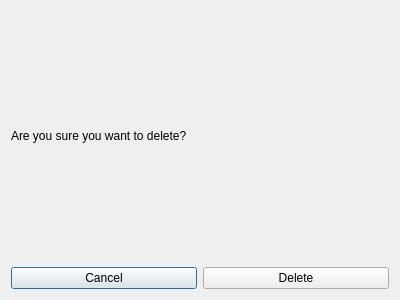
<?xml version="1.0" encoding="UTF-8"?>
<ui version="4.0">
 <class>Dialog</class>
 <widget class="QDialog" name="Dialog">
  <property name="geometry">
   <rect>
    <x>0</x>
    <y>0</y>
    <width>400</width>
    <height>300</height>
   </rect>
  </property>
  <property name="windowTitle">
   <string>Dialog</string>
  </property>
  <layout class="QVBoxLayout" name="verticalLayout">
   <item>
    <widget class="QLabel" name="label">
     <property name="text">
      <string>Are you sure you want to delete?</string>
     </property>
    </widget>
   </item>
   <item>
    <layout class="QHBoxLayout" name="horizontalLayout">
     <item>
      <widget class="QPushButton" name="cancel_button">
       <property name="text">
        <string>Cancel</string>
       </property>
      </widget>
     </item>
     <item>
      <widget class="QPushButton" name="delete_button">
       <property name="text">
        <string>Delete</string>
       </property>
      </widget>
     </item>
    </layout>
   </item>
  </layout>
 </widget>
 <resources/>
 <connections/>
</ui>
